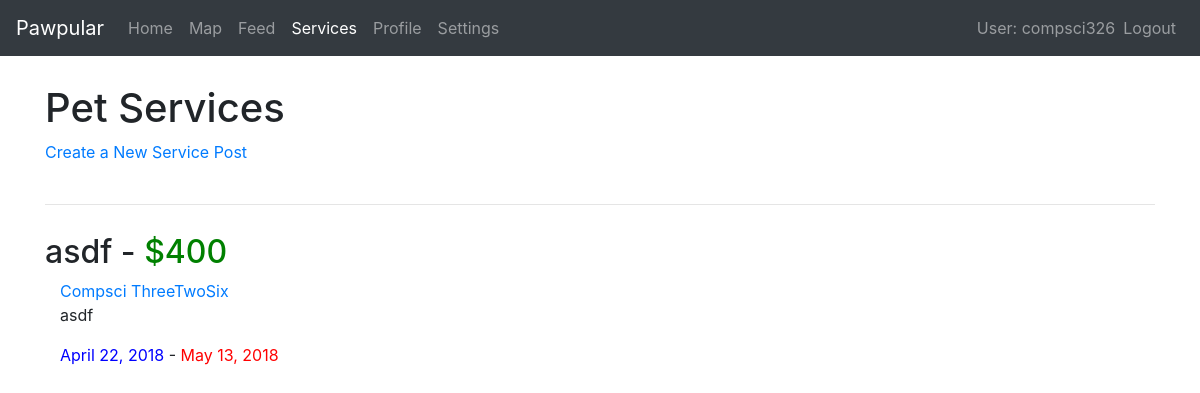
Page /pawpular/services/ (signed in) on the earlier database version.
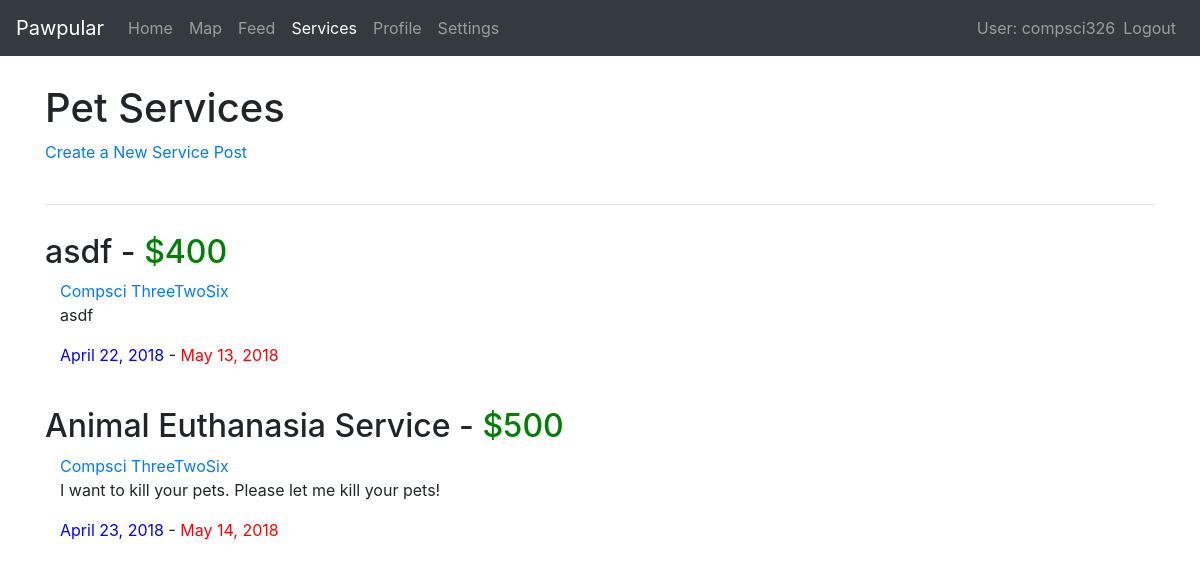
Same page on the later database version.
### pawpular/models.py (models this page shows, shortened)
class Post(models.Model):
    createdBy = models.ForeignKey('Profile', on_delete=models.CASCADE)
    id = models.UUIDField(primary_key=True, default=uuid.uuid4)
    text = models.TextField(max_length=150)
    image = models.ImageField(upload_to='uploads/', blank=True,max_length=100)
    createdOn = models.DateField()
    title = models.CharField(max_length=50, default='')
    class Meta:
        abstract = True

class ServicePost(Post):
    cost = models.IntegerField(blank=True)
    startDate = models.DateField()
    endDate = models.DateField()

class Profile(models.Model):
    user = models.OneToOneField(User, on_delete=models.CASCADE)
    uuid = models.UUIDField(primary_key=True, default=uuid.uuid4)
    image = models.ImageField(upload_to='uploads/',blank = True)
    pets = models.ManyToManyField('Pet', blank=True)
    feedPosts = models.ManyToManyField('FeedPost', blank=True)
    mapPosts = models.ManyToManyField('MapPost', blank=True)
    servicePosts = models.ManyToManyField('ServicePost', blank=True)
    status=(
        ('1','on'),
        ('0','off'),
        )
    settings = models.CharField(max_length=1,choices=status, blank=False,default='1',help_text = 'settings status status')
    def get_absolute_url(self):
        return "/pawpular/profile/" + self.uuid.__str__()

### pawpular/views.py (the view)
# urls.py: path('services/', views.Services.as_view(), name='services'),
class Services(LoginRequiredMixin, generic.ListView):
    model = ServicePost

### pawpular/templates/pawpular/servicepost_list.html (shortened to what this page needs)
{% extends "base_generic.html" %}
{% block content %}
        <div class="container">
            <h1 style="padding-top:2.5%;">Pet Services</h1>
            <div><a  class="button" href="{%url 'service_create' %}">Create a New Service Post</a></div>
            <br>
            <hr>
        </div>
        {% for service in servicepost_list %}
            <section style="padding:1%;">
                <div class="container">
                    <h2>{{service.title}} - <a style = "color:green">${{service.cost}}</a></h2>
                    <div class = "container">
                        <a href="#" onclick="return false;" data-toggle="popover" title="Contact:" data-content="{{service.createdBy.user.email}}">{{service.createdBy.user.first_name}} {{service.createdBy.user.last_name}}</a>
                        <div>
                            <p>{{service.text}}</p>
                            <p><a style="color:blue">{{service.startDate}}</a> - <a style="color:red">{{service.endDate}}</a></p>
                        </div>
                    </div>
                </div>
            </section>
        {% endfor %}
 {% endblock %}

Differences in the rows shown:
added ServicePost: title "Animal Euthanasia Service", cost "500", createdBy.user.first_name "Compsci", createdBy.user.last_name "ThreeTwoSix", text "I want to kill your pets. Please let me kill your pets!", startDate "April 23, 2018", endDate "May 14, 2018"
